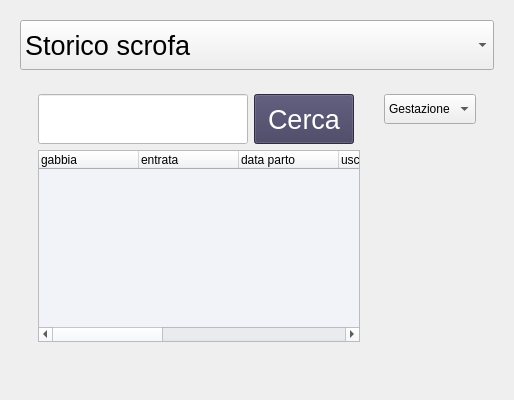
               <widget class="QWidget" name="pgPig">
                <layout class="QVBoxLayout" name="verticalLayout">
                 <item>
                  <widget class="QFrame" name="frPig">
                   <property name="enabled">
                    <bool>true</bool>
                   </property>
                   <layout class="QVBoxLayout" name="verticalLayout_20">
                    <item>
                     <widget class="QComboBox" name="cboxPigBox">
                      <property name="minimumSize">
                       <size>
                        <width>0</width>
                        <height>50</height>
                       </size>
                      </property>
                      <property name="font">
                       <font>
                        <pointsize>20</pointsize>
                       </font>
                      </property>
                      <item>
                       <property name="text">
                        <string>Storico scrofa</string>
                       </property>
                      </item>
                      <item>
                       <property name="text">
                        <string>Storico gabbia</string>
                       </property>
                      </item>
                     </widget>
                    </item>
                    <item>
                     <widget class="QFrame" name="frame_3">
                      <property name="frameShape">
                       <enum>QFrame::NoFrame</enum>
                      </property>
                      <property name="frameShadow">
                       <enum>QFrame::Raised</enum>
                      </property>
                      <layout class="QHBoxLayout" name="horizontalLayout_17">
                       <item>
                        <widget class="QFrame" name="frPigLeft">
                         <property name="minimumSize">
                          <size>
                           <width>0</width>
                           <height>0</height>
                          </size>
                         </property>
                         <property name="frameShape">
                          <enum>QFrame::NoFrame</enum>
                         </property>
                         <property name="frameShadow">
                          <enum>QFrame::Raised</enum>
                         </property>
                         <layout class="QGridLayout" name="gridLayout_19">
                          <item row="0" column="1">
                           <widget class="QPushButton" name="btnSearch">
                            <property name="sizePolicy">
                             <sizepolicy hsizetype="Minimum" vsizetype="Fixed">
                              <horstretch>0</horstretch>
                              <verstretch>0</verstretch>
                             </sizepolicy>
                            </property>
                            <property name="minimumSize">
                             <size>
                              <width>100</width>
                              <height>50</height>
                             </size>
                            </property>
                            <property name="palette">
                             <palette>
                              <active>
                               <colorrole role="WindowText">
                                <brush brushstyle="SolidPattern">
                                 <color alpha="255">
                                  <red>255</red>
                                  <green>255</green>
                                  <blue>255</blue>
                                 </color>
                                </brush>
                               </colorrole>
                               <colorrole role="Button">
                                <brush brushstyle="SolidPattern">
                                 <color alpha="255">
                                  <red>63</red>
                                  <green>60</green>
                                  <blue>91</blue>
                                 </color>
                                </brush>
                               </colorrole>
                               <colorrole role="Text">
                                <brush brushstyle="SolidPattern">
                                 <color alpha="255">
                                  <red>255</red>
                                  <green>255</green>
                                  <blue>255</blue>
                                 </color>
                                </brush>
                               </colorrole>
                               <colorrole role="ButtonText">
                                <brush brushstyle="SolidPattern">
                                 <color alpha="255">
                                  <red>255</red>
                                  <green>255</green>
                                  <blue>255</blue>
                                 </color>
                                </brush>
                               </colorrole>
                               <colorrole role="Base">
                                <brush brushstyle="SolidPattern">
                                 <color alpha="255">
                                  <red>63</red>
                                  <green>60</green>
                                  <blue>91</blue>
                                 </color>
                                </brush>
                               </colorrole>
                               <colorrole role="Window">
                                <brush brushstyle="SolidPattern">
                                 <color alpha="255">
                                  <red>63</red>
                                  <green>60</green>
                                  <blue>91</blue>
                                 </color>
                                </brush>
                               </colorrole>
                               <colorrole role="PlaceholderText">
                                <brush brushstyle="SolidPattern">
                                 <color alpha="255">
                                  <red>255</red>
                                  <green>255</green>
                                  <blue>255</blue>
                                 </color>
                                </brush>
                               </colorrole>
                              </active>
                              <inactive>
                               <colorrole role="WindowText">
                                <brush brushstyle="SolidPattern">
                                 <color alpha="255">
                                  <red>255</red>
                                  <green>255</green>
                                  <blue>255</blue>
                                 </color>
                                </brush>
                               </colorrole>
                               <colorrole role="Button">
                                <brush brushstyle="SolidPattern">
                                 <color alpha="255">
                                  <red>63</red>
                                  <green>60</green>
                                  <blue>91</blue>
                                 </color>
                                </brush>
                               </colorrole>
                               <colorrole role="Text">
                                <brush brushstyle="SolidPattern">
                                 <color alpha="255">
                                  <red>255</red>
                                  <green>255</green>
                                  <blue>255</blue>
                                 </color>
                                </brush>
                               </colorrole>
                               <colorrole role="ButtonText">
                                <brush brushstyle="SolidPattern">
                                 <color alpha="255">
                                  <red>255</red>
                                  <green>255</green>
                                  <blue>255</blue>
                                 </color>
                                </brush>
                               </colorrole>
                               <colorrole role="Base">
                                <brush brushstyle="SolidPattern">
                                 <color alpha="255">
                                  <red>63</red>
                                  <green>60</green>
                                  <blue>91</blue>
                                 </color>
                                </brush>
                               </colorrole>
                               <colorrole role="Window">
                                <brush brushstyle="SolidPattern">
                                 <color alpha="255">
                                  <red>63</red>
                                  <green>60</green>
                                  <blue>91</blue>
                                 </color>
                                </brush>
                               </colorrole>
                               <colorrole role="PlaceholderText">
                                <brush brushstyle="SolidPattern">
                                 <color alpha="255">
                                  <red>255</red>
                                  <green>255</green>
                                  <blue>255</blue>
                                 </color>
                                </brush>
                               </colorrole>
                              </inactive>
                              <disabled>
                               <colorrole role="WindowText">
                                <brush brushstyle="SolidPattern">
                                 <color alpha="255">
                                  <red>255</red>
                                  <green>255</green>
                                  <blue>255</blue>
                                 </color>
                                </brush>
                               </colorrole>
                               <colorrole role="Button">
                                <brush brushstyle="SolidPattern">
                                 <color alpha="255">
                                  <red>63</red>
                                  <green>60</green>
                                  <blue>91</blue>
                                 </color>
                                </brush>
                               </colorrole>
                               <colorrole role="Text">
                                <brush brushstyle="SolidPattern">
                                 <color alpha="255">
                                  <red>255</red>
                                  <green>255</green>
                                  <blue>255</blue>
                                 </color>
                                </brush>
                               </colorrole>
                               <colorrole role="ButtonText">
                                <brush brushstyle="SolidPattern">
                                 <color alpha="255">
                                  <red>255</red>
                                  <green>255</green>
                                  <blue>255</blue>
                                 </color>
                                </brush>
                               </colorrole>
                               <colorrole role="Base">
                                <brush brushstyle="SolidPattern">
                                 <color alpha="255">
                                  <red>63</red>
                                  <green>60</green>
                                  <blue>91</blue>
                                 </color>
                                </brush>
                               </colorrole>
                               <colorrole role="Window">
                                <brush brushstyle="SolidPattern">
                                 <color alpha="255">
                                  <red>63</red>
                                  <green>60</green>
                                  <blue>91</blue>
                                 </color>
                                </brush>
                               </colorrole>
                               <colorrole role="PlaceholderText">
                                <brush brushstyle="SolidPattern">
                                 <color alpha="255">
                                  <red>255</red>
                                  <green>255</green>
                                  <blue>255</blue>
                                 </color>
                                </brush>
                               </colorrole>
                              </disabled>
                             </palette>
                            </property>
                            <property name="font">
                             <font>
                              <pointsize>20</pointsize>
                             </font>
                            </property>
                            <property name="autoFillBackground">
                             <bool>false</bool>
                            </property>
                            <property name="styleSheet">
                             <string notr="true">background-color: rgb(63, 60, 91); 
color: white; 
</string>
                            </property>
                            <property name="text">
                             <string>Cerca</string>
                            </property>
                           </widget>
                          </item>
                          <item row="2" column="0" colspan="2">
                           <widget class="QLabel" name="sowStatus">
                            <property name="styleSheet">
                             <string notr="true">color: red; </string>
                            </property>
                           </widget>
                          </item>
                          <item row="0" column="0">
                           <widget class="QLineEdit" name="searchPanel">
                            <property name="minimumSize">
                             <size>
                              <width>0</width>
                              <height>50</height>
                             </size>
                            </property>
                            <property name="font">
                             <font>
                              <pointsize>18</pointsize>
                             </font>
                            </property>
                            <property name="styleSheet">
                             <string notr="true">background-color: rgb(255,255,255);</string>
                            </property>
                           </widget>
                          </item>
                          <item row="1" column="0" colspan="3">
                           <widget class="QTableWidget" name="tblSowRecord">
                            <property name="palette">
                             <palette>
                              <active>
                               <colorrole role="Button">
                                <brush brushstyle="SolidPattern">
                                 <color alpha="255">
                                  <red>242</red>
                                  <green>243</green>
                                  <blue>248</blue>
                                 </color>
                                </brush>
                               </colorrole>
                               <colorrole role="Base">
                                <brush brushstyle="SolidPattern">
                                 <color alpha="255">
                                  <red>242</red>
                                  <green>243</green>
                                  <blue>248</blue>
                                 </color>
                                </brush>
                               </colorrole>
                               <colorrole role="Window">
                                <brush brushstyle="SolidPattern">
                                 <color alpha="255">
                                  <red>242</red>
                                  <green>243</green>
                                  <blue>248</blue>
                                 </color>
                                </brush>
                               </colorrole>
                              </active>
                              <inactive>
                               <colorrole role="Button">
                                <brush brushstyle="SolidPattern">
                                 <color alpha="255">
                                  <red>242</red>
                                  <green>243</green>
                                  <blue>248</blue>
                                 </color>
                                </brush>
                               </colorrole>
                               <colorrole role="Base">
                                <brush brushstyle="SolidPattern">
                                 <color alpha="255">
                                  <red>242</red>
                                  <green>243</green>
                                  <blue>248</blue>
                                 </color>
                                </brush>
                               </colorrole>
                               <colorrole role="Window">
                                <brush brushstyle="SolidPattern">
                                 <color alpha="255">
                                  <red>242</red>
                                  <green>243</green>
                                  <blue>248</blue>
                                 </color>
                                </brush>
                               </colorrole>
                              </inactive>
                              <disabled>
                               <colorrole role="Button">
                                <brush brushstyle="SolidPattern">
                                 <color alpha="255">
                                  <red>242</red>
                                  <green>243</green>
                                  <blue>248</blue>
                                 </color>
                                </brush>
                               </colorrole>
                               <colorrole role="Base">
                                <brush brushstyle="SolidPattern">
                                 <color alpha="255">
                                  <red>242</red>
                                  <green>243</green>
                                  <blue>248</blue>
                                 </color>
                                </brush>
                               </colorrole>
                               <colorrole role="Window">
                                <brush brushstyle="SolidPattern">
                                 <color alpha="255">
                                  <red>242</red>
                                  <green>243</green>
                                  <blue>248</blue>
                                 </color>
                                </brush>
                               </colorrole>
                              </disabled>
                             </palette>
                            </property>
                            <column>
                             <property name="text">
                              <string>gabbia</string>
                             </property>
                             <property name="textAlignment">
                              <set>AlignLeading|AlignVCenter</set>
                             </property>
                            </column>
                            <column>
                             <property name="text">
                              <string>entrata</string>
                             </property>
                             <property name="textAlignment">
                              <set>AlignLeading|AlignVCenter</set>
                             </property>
                            </column>
                            <column>
                             <property name="text">
                              <string>data parto</string>
                             </property>
                             <property name="textAlignment">
                              <set>AlignLeading|AlignVCenter</set>
                             </property>
                            </column>
                            <column>
                             <property name="text">
                              <string>uscita</string>
                             </property>
                             <property name="textAlignment">
                              <set>AlignLeading|AlignVCenter</set>
                             </property>
                            </column>
                            <column>
                             <property name="text">
                              <string>suinetti nati</string>
                             </property>
                             <property name="textAlignment">
                              <set>AlignLeading|AlignVCenter</set>
                             </property>
                            </column>
                            <column>
                             <property name="text">
                              <string>suinetti svezzati</string>
                             </property>
                             <property name="textAlignment">
                              <set>AlignLeading|AlignVCenter</set>
                             </property>
                            </column>
                            <column>
                             <property name="text">
                              <string>tot consumato</string>
                             </property>
                             <property name="textAlignment">
                              <set>AlignLeading|AlignVCenter</set>
                             </property>
                            </column>
                            <column>
                             <property name="text">
                              <string>% sul teorico</string>
                             </property>
                             <property name="textAlignment">
                              <set>AlignLeading|AlignVCenter</set>
                             </property>
                            </column>
                           </widget>
                          </item>
                         </layout>
                        </widget>
                       </item>
                       <item>
                        <widget class="QFrame" name="frPigRight">
                         <property name="frameShape">
                          <enum>QFrame::NoFrame</enum>
                         </property>
                         <property name="frameShadow">
                          <enum>QFrame::Raised</enum>
                         </property>
                         <layout class="QVBoxLayout" name="verticalLayout_21">
                          <item>
                           <widget class="QComboBox" name="cboxCurve">
                            <property name="minimumSize">
                             <size>
                              <width>0</width>
                              <height>30</height>
                             </size>
                            </property>
                            <property name="layoutDirection">
                             <enum>Qt::LeftToRight</enum>
                            </property>
                            <property name="sizeAdjustPolicy">
                             <enum>QComboBox::AdjustToContentsOnFirstShow</enum>
                            </property>
                            <item>
                             <property name="text">
                              <string>Gestazione</string>
                             </property>
                            </item>
                            <item>
                             <property name="text">
                              <string>Parto</string>
                             </property>
                            </item>
                           </widget>
                          </item>
                          <item>
                           <widget class="QWidget" name="pigGraph" native="true">
                            <property name="sizePolicy">
                             <sizepolicy hsizetype="Expanding" vsizetype="Expanding">
                              <horstretch>0</horstretch>
                              <verstretch>0</verstretch>
                             </sizepolicy>
                            </property>
                           </widget>
                          </item>
                         </layout>
                        </widget>
                       </item>
                      </layout>
                     </widget>
                    </item>
                   </layout>
                  </widget>
                 </item>
                </layout>
               </widget>
